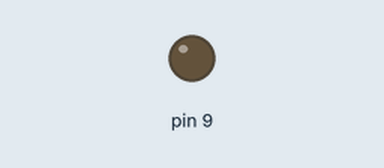
Bench run of a sketch on a simulated Arduino Uno, built with avr-gcc and run on an emulated ATmega328P. Parts: output pins drawn as LEDs (lit = HIGH).

Above: at 0.15 s.
At 16.14 s:
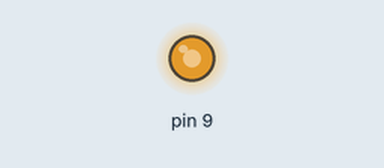
Timing chart, 0 to 16.0 s (numbered marks = the images above):
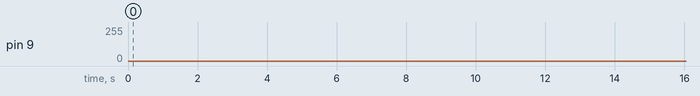

The sketch:

LASER_MODULE.ino
```cpp
//www.elegoo.com
//2016.06.13

int pos = 0;

void setup() {
  pinMode(9,OUTPUT);
}

void loop() {
  for (pos = 0; pos <= 255; pos += 1)
  {

    analogWrite(9,pos);
    delay(2);
  }
  for (pos = 255; pos >= 0; pos -= 1)
  {
    analogWrite(9,pos);
    delay(2);
  }
}
```
